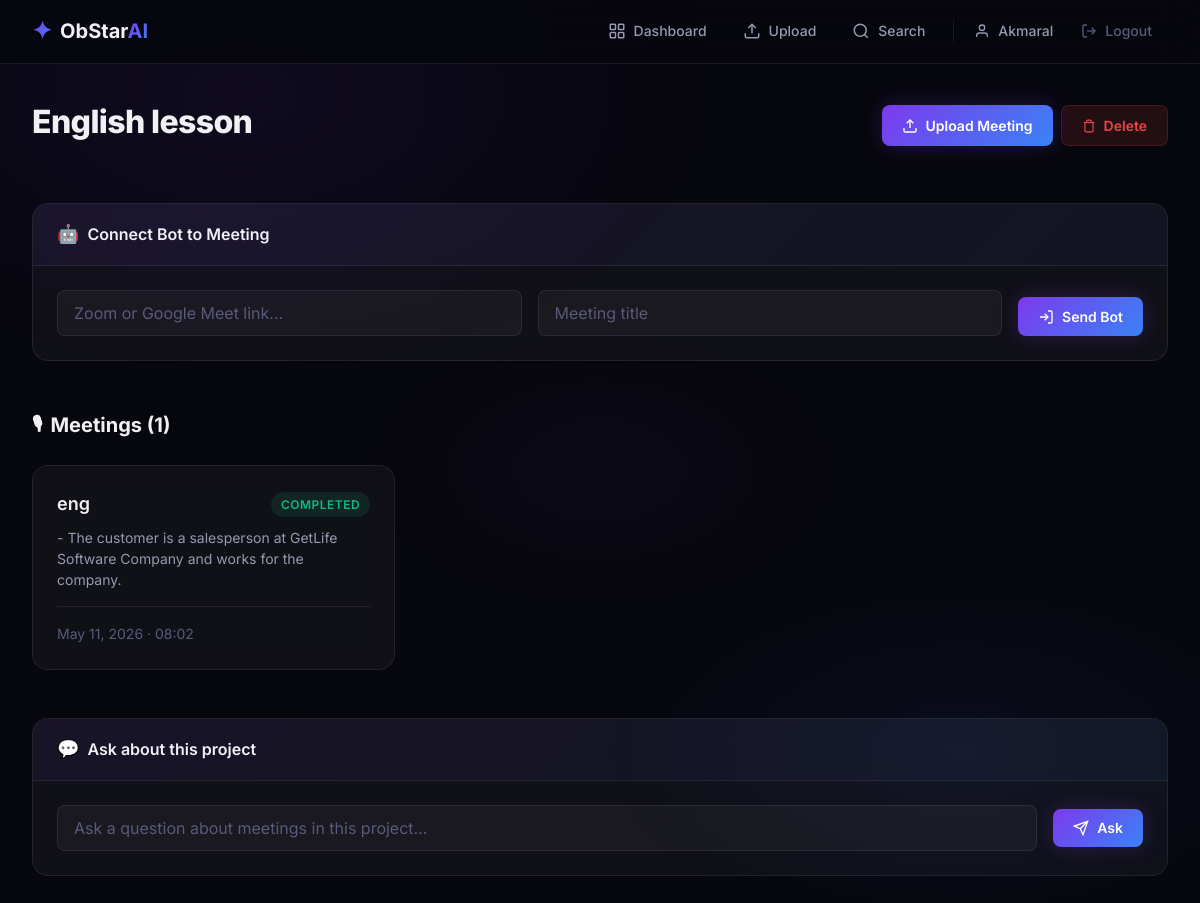
Page /projects/5/ (signed in) on the committed database.
### meetings/models.py (models this page shows, shortened)
class Project(models.Model):
    user = models.ForeignKey(settings.AUTH_USER_MODEL, on_delete=models.CASCADE, related_name='projects', null=True, blank=True)
    name = models.CharField(max_length=255)
    description = models.TextField(blank=True, default='')
    created_at = models.DateTimeField(auto_now_add=True)
    class Meta:
        ordering = ['-created_at']

class Meeting(models.Model):
    STATUS_CHOICES = [
        ('pending', 'Pending'),
        ('processing', 'Processing'),
        ('completed', 'Completed'),
        ('failed', 'Failed'),
    ]
    user = models.ForeignKey(settings.AUTH_USER_MODEL, on_delete=models.CASCADE, related_name='meetings', null=True, blank=True)
    project = models.ForeignKey(Project, on_delete=models.CASCADE, related_name='meetings')
    title = models.CharField(max_length=255)
    audio_file = models.FileField(upload_to='meetings/%Y/%m/%d/', blank=True, null=True)
    meeting_url = models.URLField(blank=True, default='')
    recall_bot_id = models.CharField(max_length=255, blank=True, default='')
    status = models.CharField(max_length=20, choices=STATUS_CHOICES, default='pending')
    error_message = models.TextField(blank=True, default='')
    created_at = models.DateTimeField(auto_now_add=True)
    class Meta:
        ordering = ['-created_at']
    @property
    def has_summary(self):
        return hasattr(self, 'summary') and self.summary is not None
    @property
    def short_summary(self):
        if self.has_summary and self.summary.topics:
            lines = self.summary.topics.strip().split('\n')
            if lines:
                return lines[0][:120]
        return 'No summary yet'

class Summary(models.Model):
    meeting = models.OneToOneField(Meeting, on_delete=models.CASCADE, related_name='summary')
    topics = models.TextField(blank=True, default='')
    decisions = models.TextField(blank=True, default='')
    action_items = models.TextField(blank=True, default='')
    created_at = models.DateTimeField(auto_now_add=True)
    class Meta:
        verbose_name_plural = 'Summaries'

### meetings/views.py (the view)
# urls.py: path('projects/<int:project_id>/', views.project_detail, name='project_detail'),
@login_required
def project_detail(request, project_id):
    project = get_object_or_404(Project, id=project_id, user=request.user)
    meetings = project.meetings.select_related('summary').all()
    context = {
        'project': project,
        'meetings': meetings,
    }
    return render(request, 'meetings/project_detail.html', context)

### templates/meetings/project_detail.html (shortened to what this page needs)
{% extends 'base.html' %}
{% block content %}
<div class="page-header">
    <div style="display: flex; align-items: center; justify-content: space-between; flex-wrap: wrap; gap: var(--space-md);">
        <div>
            <h1 class="page-title">{{ project.name }}</h1>
        </div>
        <div class="flex gap-sm">
            <a href="{% url 'upload_meeting' %}?project={{ project.id }}" class="btn btn-primary" id="btn-upload-to-project">
                <svg width="16" height="16" viewBox="0 0 24 24" fill="none" stroke="currentColor" stroke-width="2"><path d="M21 15v4a2 2 0 01-2 2H5a2 2 0 01-2-2v-4"/><polyline points="17 8 12 3 7 8"/><line x1="12" y1="3" x2="12" y2="15"/></svg>
                Upload Meeting
            </a>
            <form method="post" action="{% url 'delete_project' project.id %}" onsubmit="return confirm('Delete this project and all its meetings?');" style="display: inline;">
                <button type="submit" class="btn btn-danger" id="btn-delete-project">
                    <svg width="14" height="14" viewBox="0 0 24 24" fill="none" stroke="currentColor" stroke-width="2"><polyline points="3 6 5 6 21 6"/><path d="M19 6v14a2 2 0 01-2 2H7a2 2 0 01-2-2V6m3 0V4a2 2 0 012-2h4a2 2 0 012 2v2"/></svg>
                    Delete
                </button>
            </form>
        </div>
    </div>
</div>
<div class="bot-form-card" id="bot-form-section">
    <div class="panel-header">
        <span class="panel-icon">🤖</span>
        Connect Bot to Meeting
    </div>
    <div class="panel-body">
        <form method="post" action="{% url 'add_bot_to_meeting' %}" id="add-bot-form">
            <div class="bot-form-row">
                <div class="form-group" style="flex: 1; margin-bottom: 0;">
                    <input type="url" name="meeting_url" class="form-control" placeholder="Zoom or Google Meet link..." required id="bot-meeting-url">
                </div>
                <div class="form-group" style="flex: 1; margin-bottom: 0;">
                    <input type="text" name="title" class="form-control" placeholder="Meeting title" required id="bot-meeting-title">
                </div>
                <button type="submit" class="btn btn-primary" id="btn-send-bot">
                    <svg width="16" height="16" viewBox="0 0 24 24" fill="none" stroke="currentColor" stroke-width="2"><path d="M15 3h4a2 2 0 012 2v14a2 2 0 01-2 2h-4"/><polyline points="10 17 15 12 10 7"/><line x1="15" y1="12" x2="3" y2="12"/></svg>
                    Send Bot
                </button>
            </div>
        </form>
    </div>
</div>
{% if meetings %}
<div class="section-header">
    <h2 class="section-title">
        <span class="icon">🎙</span>
        Meetings ({{ meetings|length }})
    </h2>
</div>
<div class="cards-grid">
    {% for meeting in meetings %}
    <a href="{% url 'meeting_detail' meeting.id %}" class="card card-clickable" id="meeting-card-{{ meeting.id }}">
        <div style="display: flex; align-items: center; justify-content: space-between; margin-bottom: var(--space-sm);">
            <h3 class="card-title" style="margin-bottom: 0;">{{ meeting.title }}</h3>
            <span class="badge badge-{{ meeting.status }}">{{ meeting.get_status_display }}</span>
        </div>
        <p class="card-description">{{ meeting.short_summary }}</p>
        <div class="card-footer">
            <span class="card-meta">{{ meeting.created_at|date:"M d, Y · H:i" }}</span>
        </div>
    </a>
    {% endfor %}
</div>
{% else %}
<div class="empty-state">
    <div class="empty-icon">🎙</div>
    <div class="empty-text">No meetings in this project yet</div>
    <a href="{% url 'upload_meeting' %}?project={{ project.id }}" class="btn btn-primary">Upload a meeting</a>
</div>
{% endif %}
<div class="chat-section" id="project-chat-section" style="margin-top: var(--space-2xl);">
    <div class="panel-header">
        <span class="panel-icon">💬</span>
        Ask about this project
    </div>
    <div class="panel-body">
        <div class="chat-input-row">
            <input type="text" id="chat-question-input" class="form-control" placeholder="Ask a question about meetings in this project..." autocomplete="off">
            <button class="btn btn-primary" id="btn-send-question" onclick="sendQuestion()">
                <svg width="16" height="16" viewBox="0 0 24 24" fill="none" stroke="currentColor" stroke-width="2"><line x1="22" y1="2" x2="11" y2="13"/><polygon points="22 2 15 22 11 13 2 9 22 2"/></svg>
                Ask
            </button>
        </div>
    </div>
</div>
{% endblock %}

### templates/base.html (shortened to what this page needs)
{% load static %}
<!DOCTYPE html>
<html lang="en">
<head>
    <link rel="stylesheet" href="{% static 'css/style.css' %}">
</head>
<body>
    {% if user.is_authenticated %}
    <nav class="navbar" id="main-navbar">
        <div class="nav-container">
            <a href="{% url 'dashboard' %}" class="nav-brand" id="nav-brand">
                <span class="brand-icon">✦</span>
                <span class="brand-text">ObStar<span class="brand-accent">AI</span></span>
            </a>
            <div class="nav-links">
                <a href="{% url 'dashboard' %}" class="nav-link {% if request.resolver_match.url_name == 'dashboard' %}active{% endif %}" id="nav-dashboard">
                    <svg width="18" height="18" viewBox="0 0 24 24" fill="none" stroke="currentColor" stroke-width="2"><rect x="3" y="3" width="7" height="7" rx="1"/><rect x="14" y="3" width="7" height="7" rx="1"/><rect x="3" y="14" width="7" height="7" rx="1"/><rect x="14" y="14" width="7" height="7" rx="1"/></svg>
                    Dashboard
                </a>
                <a href="{% url 'upload_meeting' %}" class="nav-link {% if request.resolver_match.url_name == 'upload_meeting' %}active{% endif %}" id="nav-upload">
                    <svg width="18" height="18" viewBox="0 0 24 24" fill="none" stroke="currentColor" stroke-width="2"><path d="M21 15v4a2 2 0 01-2 2H5a2 2 0 01-2-2v-4"/><polyline points="17 8 12 3 7 8"/><line x1="12" y1="3" x2="12" y2="15"/></svg>
                    Upload
                </a>
                <a href="{% url 'search' %}" class="nav-link {% if request.resolver_match.url_name == 'search' %}active{% endif %}" id="nav-search">
                    <svg width="18" height="18" viewBox="0 0 24 24" fill="none" stroke="currentColor" stroke-width="2"><circle cx="11" cy="11" r="8"/><line x1="21" y1="21" x2="16.65" y2="16.65"/></svg>
                    Search
                </a>
                <span class="nav-user" id="nav-user">
                    <svg width="16" height="16" viewBox="0 0 24 24" fill="none" stroke="currentColor" stroke-width="2"><path d="M20 21v-2a4 4 0 00-4-4H8a4 4 0 00-4 4v2"/><circle cx="12" cy="7" r="4"/></svg>
                    {{ user.username }}
                </span>
                <a href="{% url 'logout' %}" class="nav-link nav-logout" id="nav-logout">
                    <svg width="16" height="16" viewBox="0 0 24 24" fill="none" stroke="currentColor" stroke-width="2"><path d="M9 21H5a2 2 0 01-2-2V5a2 2 0 012-2h4"/><polyline points="16 17 21 12 16 7"/><line x1="21" y1="12" x2="9" y2="12"/></svg>
                    Logout
                </a>
            </div>
        </div>
    </nav>
    {% endif %}
    <main class="main-content">
        <div class="container">
            {% block content %}{% endblock %}
        </div>
    </main>
</body>
</html>

### rows in the picture
Project: name "English lesson"
Meeting: title "eng", status "COMPLETED", short_summary "- The customer is a salesperson at GetLife Software Company and works for the company.", created_at "May 11, 2026 · 08:02"

### other values in the picture
{{ user.username }} "Akmaral"
{{ meetings|length }} "1"
